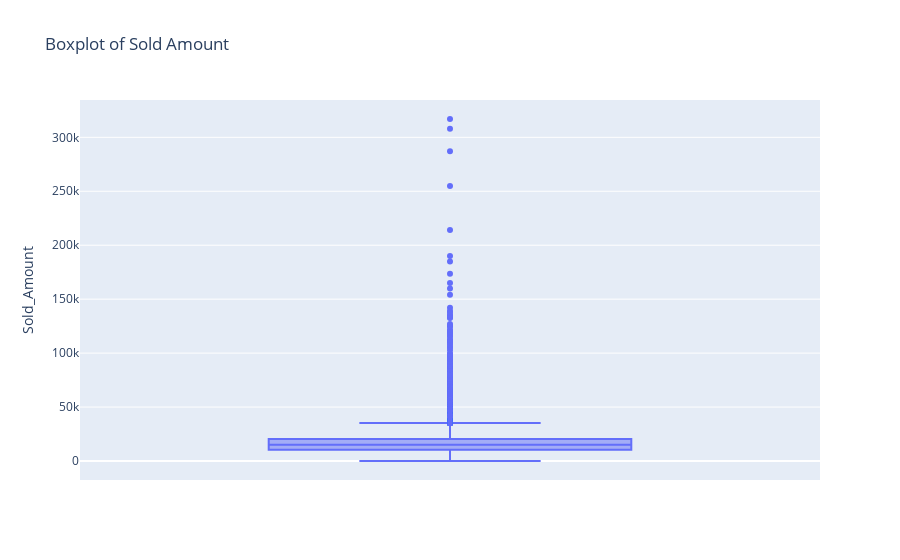

The code cell stored with this chart in its notebook:
### Code cell
# Illustrate box plot for Sold_Amount

# Create a boxplot for Sold_Amount
fig = px.box(df_filt, y='Sold_Amount', title='Boxplot of Sold Amount')
fig.show()

### Figure 1 — Plotly figure (JSON) as saved in the notebook; plotly's stock layout.template omitted (floating-point values rounded to 4 significant figures; data arrays with more than 128 entries replaced by an {"elided": "..."} marker saying what was removed)
{"data": [{"alignmentgroup": "True", "hovertemplate": "Sold_Amount=%{y}<extra></extra>", "legendgroup": "", "marker": {"color": "#636efa"}, "name": "", "notched": false, "offsetgroup": "", "orientation": "v", "showlegend": false, "type": "box", "x0": " ", "xaxis": "x", "y": {"elided": "50699 float values"}, "y0": " ", "yaxis": "y"}], "layout": {"boxmode": "group", "legend": {"tracegroupgap": 0}, "title": {"text": "Boxplot of Sold Amount"}, "xaxis": {"anchor": "y", "domain": [0, 1]}, "yaxis": {"anchor": "x", "domain": [0, 1], "title": {"text": "Sold_Amount"}}}}
